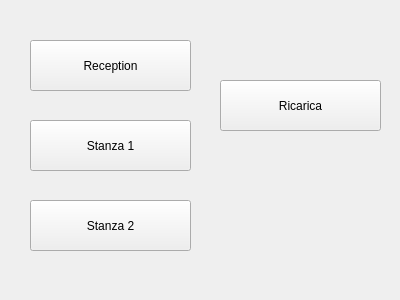
<?xml version="1.0" encoding="UTF-8"?>
<ui version="4.0">
 <class>Form</class>
 <widget class="QWidget" name="Form">
  <property name="geometry">
   <rect>
    <x>0</x>
    <y>0</y>
    <width>400</width>
    <height>300</height>
   </rect>
  </property>
  <property name="windowTitle">
   <string>Med Application</string>
  </property>
  <widget class="QPushButton" name="pushButton_S1">
   <property name="geometry">
    <rect>
     <x>30</x>
     <y>120</y>
     <width>161</width>
     <height>51</height>
    </rect>
   </property>
   <property name="text">
    <string>Stanza 1</string>
   </property>
  </widget>
  <widget class="QPushButton" name="pushButton_R">
   <property name="geometry">
    <rect>
     <x>30</x>
     <y>40</y>
     <width>161</width>
     <height>51</height>
    </rect>
   </property>
   <property name="text">
    <string>Reception</string>
   </property>
  </widget>
  <widget class="QPushButton" name="pushButton_S2">
   <property name="geometry">
    <rect>
     <x>30</x>
     <y>200</y>
     <width>161</width>
     <height>51</height>
    </rect>
   </property>
   <property name="text">
    <string>Stanza 2</string>
   </property>
  </widget>
  <widget class="QPushButton" name="pushButton_C">
   <property name="geometry">
    <rect>
     <x>220</x>
     <y>80</y>
     <width>161</width>
     <height>51</height>
    </rect>
   </property>
   <property name="text">
    <string>Ricarica</string>
   </property>
  </widget>
 </widget>
 <resources/>
 <connections/>
</ui>
